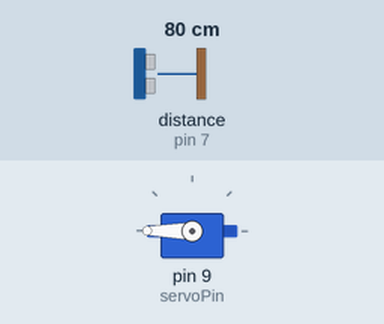
Recording of a sketch running on a simulated Arduino Uno, built with avr-gcc and run on an emulated ATmega328P. Shown: servo. Wiring (inferred from the names in the program): ultrasonic range finder: trigger pin 6; echo pin 7. Inputs (shaded band) come from the test bench; at power-on: distance to the obstacle (sensor on pin 7) 80 cm. The echo pulse lasts 58.3 µs per cm.

Above: at 1.2 s.
1.3 s: distance to the obstacle (sensor on pin 7) set to 2 cm
At 1.6 s:
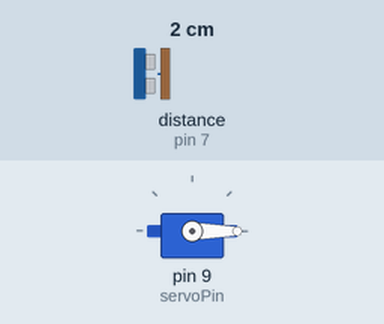
2.8 s: distance to the obstacle (sensor on pin 7) set to 9 cm
At 4.0 s:
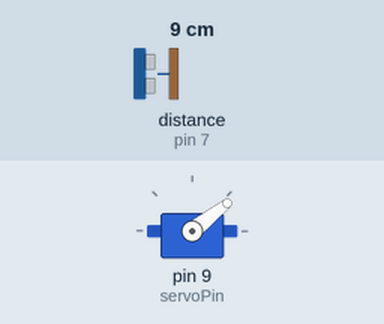
4.3 s: distance to the obstacle (sensor on pin 7) set to 18 cm
At 5.2 s:
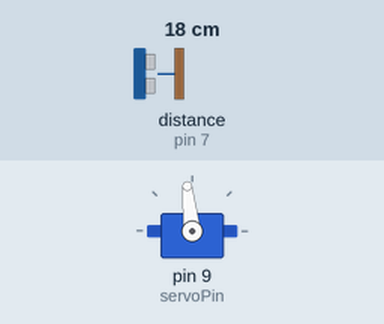
5.8 s: distance to the obstacle (sensor on pin 7) set to 35 cm
At 7.2 s:
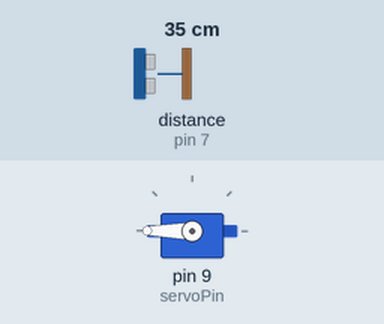
Timing chart, 0 to 8.3 s (numbered marks = the images above; inputs shaded):
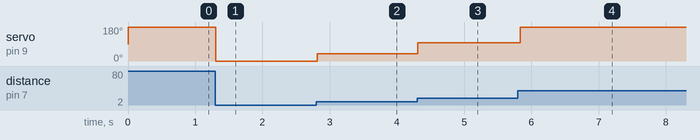

Measured:
- after the input at 1.3 s, servo on pin 9 (servoPin): 180° → 0° at once
- after the input at 2.8 s, servo on pin 9 (servoPin): 0° → 38° at once
- after the input at 4.3 s, servo on pin 9 (servoPin): 38° → 96° at once
- after the input at 5.8 s, servo on pin 9 (servoPin): 96° → 180° at once

The sketch:

Advanced_Task_2-2.ino
```cpp
#include <Servo.h>

const int trigPin = 6;
const int echoPin = 7;
const int servoPin = 9;
Servo myServo;

void setup() {
  pinMode(trigPin, OUTPUT);
  pinMode(echoPin, INPUT);
  myServo.attach(servoPin);
}

void loop() {
  digitalWrite(trigPin, LOW);
  delayMicroseconds(2);
  digitalWrite(trigPin, HIGH);
  delayMicroseconds(10);
  digitalWrite(trigPin, LOW);

  long duration = pulseIn(echoPin, HIGH);
  int distance = duration * 0.034 / 2;  //音速每微秒0.034cm
  int safeDistance = constrain(distance, 2, 30); //限制感測距離範圍，避免讀取誤差造成亂轉
  int angle = map(safeDistance, 2, 30, 0, 180);
  myServo.write(angle);
  delay(30);
}
```
